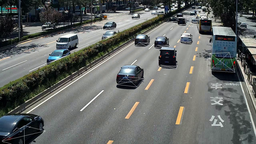
#> input picture test.png, 256 x 144 px, shrunk from 1280 x 720 before the run, given in place of output.avi, which was not available
$ python calVP.py
#> lines starting #> are read from the running program, lines starting #| are printed output that depends on the picture; after the words box and inside, x2 and y2 are one past the last pixel; in counts of white or black regions, pixels touching at a corner belong together; pictures that were not available may be replaced by others from this repository, and a replacement may not be noted
import cv2
import numpy as np
from tqdm import tqdm

# 1. 使用 Shi-Tomasi 角点检测算法检测视频中的特征点
def detect_feature_points(frame):
    gray = cv2.cvtColor(frame, cv2.COLOR_BGR2GRAY)
    feature_points = cv2.goodFeaturesToTrack(gray, maxCorners=100, qualityLevel=0.01, minDistance=10)
    if feature_points is not None:
        feature_points = np.float32(feature_points)  # 转换为float32
    return feature_points

# 计算图像对角线长度
def calculate_rho_max(image_shape):
    height, width = image_shape[:2]
    return int(np.sqrt(height**2 + width**2))

# 將霍夫變換的 rho, theta 轉換為直線的參數形式
def polar_to_cartesian(rho, theta):
    """
    將極座標形式的直線轉換為直角座標形式
    返回: (a, b, is_vertical) 或 None
    - 若非垂直線: y = ax + b, is_vertical = False
    - 若垂直線: x = c, 返回 (None, c, True)
    """
    # 處理垂直線的情況 (theta 接近 0 或 π)
    sin_theta = np.sin(theta)

    if abs(sin_theta) < 1e-5:  # 垂直線
        # 對於垂直線: rho = x * cos(theta)
        x = rho / np.cos(theta)
        return None, x, True

    # 一般情況: rho = x * cos(theta) + y * sin(theta)
    # 轉換為 y = ax + b
    a = -np.cos(theta) / sin_theta  # 斜率
    b = rho / sin_theta              # 截距
    return a, b, False

# 計算兩條直線的交點
def calculate_intersection(line1, line2):
    """
    計算兩條直線的交點
    line1, line2: (a, b, is_vertical) 元組
    """
    a1, b1, is_vertical1 = line1
    a2, b2, is_vertical2 = line2

    # 兩條都是垂直線，無交點
    if is_vertical1 and is_vertical2:
        return None

    # line1 是垂直線
    if is_vertical1:
        x = b1
        y = a2 * x + b2
        return int(x), int(y)

    # line2 是垂直線
    if is_vertical2:
        x = b2
        y = a1 * x + b1
        return int(x), int(y)

    # 兩條都不是垂直線
    if abs(a1 - a2) < 1e-5:  # 平行線，無交點
        return None

    # 交點的 x 坐標
    x = (b2 - b1) / (a1 - a2)
    # 交點的 y 坐標
    y = a1 * x + b1

    return int(x), int(y)


# 3. 修改 compute_vanishing_points 函數
def compute_vanishing_points(frame):
    gray = cv2.cvtColor(frame, cv2.COLOR_BGR2GRAY)
    edges = cv2.Canny(gray, 50, 150, apertureSize=3)

    lines = cv2.HoughLines(edges, 1, np.pi/180, 100)

    if lines is not None:
        vanishing_points = []

        print(f"偵測到 {len(lines)} 條直線，開始計算交點...")

        # 將霍夫空間中的直線轉換為笛卡爾坐標系中的直線，並尋找交點
        for i in tqdm(range(len(lines)), desc="計算交點進度"):
            for j in range(i + 1, len(lines)):
                rho1, theta1 = lines[i][0]
                rho2, theta2 = lines[j][0]

                # 將極坐標形式轉換為直角坐標形式
                line1 = polar_to_cartesian(rho1, theta1)
                line2 = polar_to_cartesian(rho2, theta2)

                # 計算交點
                intersection = calculate_intersection(line1, line2)

                if intersection:
                    x, y = intersection
                    # 可以選擇性地過濾掉太遠的消失點
                    if -5000 < x < 5000 and -5000 < y < 5000:
                        vanishing_points.append(intersection)

        print(f"計算完成，找到 {len(vanishing_points)} 個消失點")
        return vanishing_points
    return None


# 4. 主函数，只處理第一幀
def process_first_frame(video_path):
    cap = cv2.VideoCapture(video_path)
    ret, frame = cap.read()
#> frame is the input picture: shape (144, 256, 3); mean B, G, R 99.6, 102, 98.6

    if not ret:
        print("讀取視頻錯誤")
        cap.release()
        return

    print("成功讀取第一幀")

    # 檢測特征點
    feature_points = detect_feature_points(frame)
#> in detect_feature_points, `gray = cv2.cvtColor(frame, cv2.COLOR_BGR2GRAY)`:
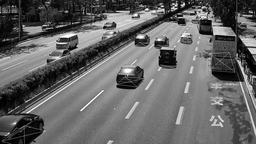
#> gray: shape (144, 256); min 0, max 255, mean 100.8
#> in detect_feature_points, `feature_points = cv2.goodFeaturesToTrack(gray, maxCorners=100, quality..`: feature_points = 100 rows, first 8: [214, 34], [181, 5], [76, 47], [163, 9], [136, 37], [76, 36], [210, 21], [203, 9]
    if feature_points is not None:
        print(f"偵測到 {len(feature_points)} 個特征點")
#| 偵測到 100 個特征點
        # 繪製特征點
        for point in feature_points:
            x, y = point.ravel()
            cv2.circle(frame, (int(x), int(y)), 3, (0, 255, 0), -1)
#> this loop made 100 passes
#> (x, y) on passes 1 to 12: (214, 34), (181, 5), (76, 47), (163, 9), (136, 37), (76, 36), (210, 21), (203, 9), (117, 86), (104, 27), (136, 14), (160, 49)
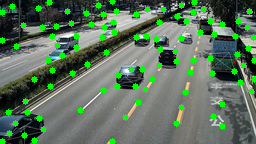
#> frame: shape (144, 256, 3); 7.8% of pixels changed, all inside (x1, y1, x2, y2) = (0, 0, 256, 144)

    # 計算並顯示消失點
    vanishing_points = compute_vanishing_points(frame)
#> in compute_vanishing_points, `gray = cv2.cvtColor(frame, cv2.COLOR_BGR2GRAY)`:
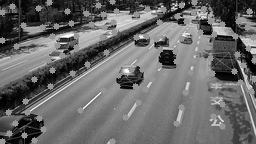
#> gray: shape (144, 256); min 0, max 255, mean 105
#> in compute_vanishing_points, `edges = cv2.Canny(gray, 50, 150, apertureSize=3)`:
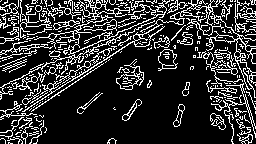
#> edges: shape (144, 256); 19.7% white in thin lines or dots
#> in compute_vanishing_points, `lines = cv2.HoughLines(edges, 1, np.pi/180, 100)`: lines = 13 rows, first 8: [105, 1.01], [78, 1.15], [99, 1.03], [7, 1.66], [100, 0.785], [83, 1.13], [53, 1.38], [15, 1.55]
#> (printed output is left out)
#> the loop in compute_vanishing_points, `for i in tqdm(range(len(lines)), desc="計算交點進度"):` made 13 passes
#| 計算完成，找到 77 個消失點
    if vanishing_points:
        print(f"消失點座標: {vanishing_points}")
#> (printed output is left out)
        for vp in vanishing_points:
            cv2.circle(frame, vp, 5, (0, 0, 255), -1)  # 在消失點處畫紅點
            # 標註消失點座標
            cv2.putText(frame, f"{vp}", (vp[0]+10, vp[1]-10),
                       cv2.FONT_HERSHEY_SIMPLEX, 0.5, (0, 0, 255), 1)
#> this loop made 77 passes
#> vp on passes 1 to 12: (213, -9), (346, -92), (163, 21), (46, 94), (203, -3), (162, 22), (179, 11), (178, 12), (132, 41), (152, 28), (250, -32), (162, 22)
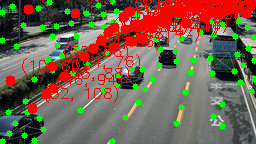
#> frame: shape (144, 256, 3); 14.48% of pixels changed, all inside (x1, y1, x2, y2) = (5, 0, 256, 114)
    else:
        print("未找到消失點")

    # 顯示結果
    cv2.imshow("First Frame - Vanishing Point Detection", frame)
    print("按任意鍵關閉視窗...")
    cv2.waitKey(0)

    # 儲存結果
    output_path = '/media/mvclab/SSD/workspace/ncsist/FusionCalib/data/first_frame_result.jpg'
    cv2.imwrite(output_path, frame)
    print(f"結果已儲存至: {output_path}")

    cap.release()
    cv2.destroyAllWindows()

# 调用函数
process_first_frame('/media/mvclab/SSD/workspace/ncsist/FusionCalib/data/output.avi')

$ run again, on a.png
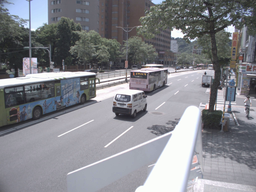
#> input picture a.png, 256 x 192 px, shrunk from 2048 x 1536 before the run, given in place of output.avi, which was not available
#> in process_first_frame, frame is the input picture: shape (192, 256, 3); mean B, G, R 138.5, 132.8, 131.8
#> in detect_feature_points, `feature_points = cv2.goodFeaturesToTrack(gray, maxCorners=100, quality..`: feature_points = 100 rows, first 8: [186, 27], [218, 90], [96, 81], [36, 58], [207, 108], [206, 11], [131, 95], [205, 72]
#| 偵測到 100 個特征點
#> the loop in process_first_frame, `for point in feature_points:` made 100 passes
#> in compute_vanishing_points, `edges = cv2.Canny(gray, 50, 150, apertureSize=3)`:
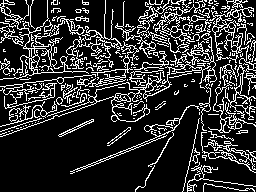
#> edges: shape (192, 256); 19% white in thin lines or dots
#> lines = 18 rows, first 8: [85, 1.45], [129, 1.22], [106, 1.34], [75, 1.52], [86, 1.43], [94, 1.45], [72, 1.57], [121, 1.27]
#> (printed output is left out)
#> the loop in compute_vanishing_points, `for i in tqdm(range(len(lines)), desc="計算交點進度"):` made 18 passes
#| 計算完成，找到 149 個消失點
#> (printed output is left out)
#> the loop in process_first_frame, `for vp in vanishing_points:` made 149 passes
#> vp on passes 1 to 8: (214, 59), (214, 59), (149, 67), (67, 77), (111, 72), (223, 58), (246, 55), (-388, 133)
#> after the loop in process_first_frame, `for vp in vanishing_points:`:
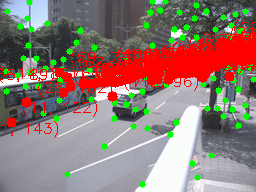
#> frame: shape (192, 256, 3); mean B, G, R 115.5, 122.8, 144.4

$ run again, on lane.png
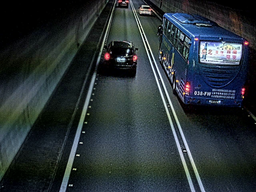
#> input picture lane.png, 256 x 192 px, shrunk from 1280 x 960 before the run, given in place of output.avi, which was not available
#> in process_first_frame, frame is the input picture: shape (192, 256, 3); mean B, G, R 55.1, 51.2, 42.2
#> in detect_feature_points, `feature_points = cv2.goodFeaturesToTrack(gray, maxCorners=100, quality..`: feature_points = 100 rows, first 8: [128, 49], [243, 89], [150, 13], [220, 101], [117, 58], [79, 142], [187, 85], [176, 80]
#| 偵測到 100 個特征點
#> the loop in process_first_frame, `for point in feature_points:` made 100 passes
#> after the loop in process_first_frame, `for point in feature_points:`:
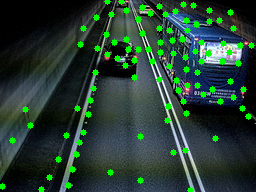
#> frame: shape (192, 256, 3); 5.86% of pixels changed, all inside (x1, y1, x2, y2) = (0, 0, 255, 192)
#> in compute_vanishing_points, `edges = cv2.Canny(gray, 50, 150, apertureSize=3)`:
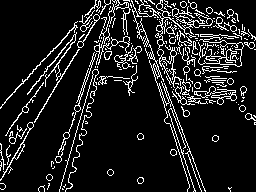
#> edges: shape (192, 256); 11.8% white in thin lines or dots
#> lines = [[-123, 2.78], [92, 0.541], [-123, 2.83], [109, 0.279]]
#> (printed output is left out)
#> the loop in compute_vanishing_points, `for i in tqdm(range(len(lines)), desc="計算交點進度"):` made 4 passes
#> after the loop in compute_vanishing_points, `for i in tqdm(range(len(lines)), desc="計算交點進度"):`: vanishing_points = [(122, -24), (115, -41), (121, -27), (121, -23), (118, -19), (120, -26)]
#| 計算完成，找到 6 個消失點
#| 消失點座標: [(122, -24), (115, -41), (121, -27), (121, -23), (118, -19), (120, -26)]
#> the loop in process_first_frame, `for vp in vanishing_points:` made 6 passes

$ run again, on vlcsnap-2025-11-11-13h23m01s748.png
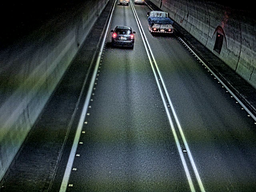
#> input picture vlcsnap-2025-11-11-13h23m01s748.png, 256 x 192 px, shrunk from 1280 x 960 before the run, given in place of output.avi, which was not available
#> in process_first_frame, frame is the input picture: shape (192, 256, 3); mean B, G, R 64.3, 63.5, 53.3
#> in detect_feature_points, `feature_points = cv2.goodFeaturesToTrack(gray, maxCorners=100, quality..`: feature_points = 100 rows, first 8: [128, 30], [114, 36], [185, 150], [68, 185], [79, 142], [161, 30], [72, 169], [76, 154]
#| 偵測到 100 個特征點
#> the loop in process_first_frame, `for point in feature_points:` made 100 passes
#> in compute_vanishing_points, `edges = cv2.Canny(gray, 50, 150, apertureSize=3)`:
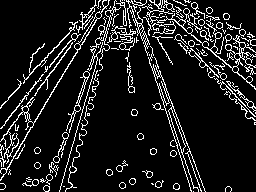
#> edges: shape (192, 256); 11.6% white in thin lines or dots
#> lines = [[92, 0.541], [-123, 2.83], [-123, 2.78], [90, 0.524], [80, 0.681], [83, 0.628], [109, 0.279], [-107, 2.39], [84, 0.646], [79, 0.663]]
#> (printed output is left out)
#> the loop in compute_vanishing_points, `for i in tqdm(range(len(lines)), desc="計算交點進度"):` made 10 passes
#| 計算完成，找到 45 個消失點
#> (printed output is left out)
#> the loop in process_first_frame, `for vp in vanishing_points:` made 45 passes
#> vp on passes 1 to 8: (121, -23), (122, -24), (20, 144), (119, -21), (129, -37), (118, -19), (122, -25), (115, -14)
#> after the loop in process_first_frame, `for vp in vanishing_points:`:
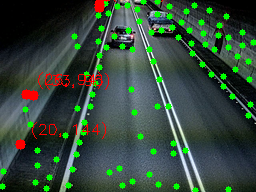
#> frame: shape (192, 256, 3); mean B, G, R 59.2, 73.2, 52.8
